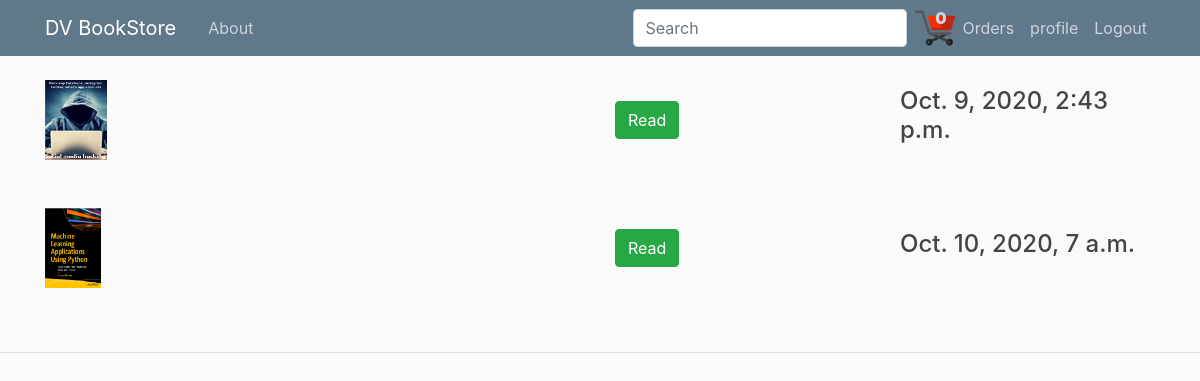
The page /books/orders (signed in) on the database its author committed.
### books/models.py (models this page shows, shortened)
class Order(models.Model):
    user = models.ForeignKey(get_user_model(), on_delete=models.CASCADE)
    date_of_order = models.DateTimeField(auto_now_add=True)
    order_completion_status = models.BooleanField(default=False)
    @property
    def get_total_cart_items(self):
        order_items = self.orderitem_set.all()
        total = sum([item.quantity for item in order_items])
        return total

class OrderItem(models.Model):
    book = models.ForeignKey(Book, on_delete=models.SET_NULL, blank=True, null=True)
    order = models.ForeignKey(Order, on_delete=models.SET_NULL, blank=True, null=True)
    quantity = models.IntegerField(default=0, null=True, blank=True)

class Book(models.Model):
    title = models.CharField(max_length=500)
    price = models.DecimalField(max_digits=5, decimal_places=2)
    author = models.CharField(max_length=150)
    eBook = models.BooleanField(default=False)
    image = models.ImageField(null=True, blank=True, max_length=500)
    pdf = models.FileField(upload_to='pdf', default="default.pdf", max_length=500)
    description = models.TextField(default="This books does not contain any description. Please refer to author and title of the Book")

### books/views.py (the view)
# urls.py: path('books/orders', completed_orders, name="completed_orders"),
@login_required
def completed_orders(request):
    orderItems = []
    ongoing_order, craeted = Order.objects.get_or_create(user=request.user, order_completion_status=False)
    orders = Order.objects.filter(user=request.user, order_completion_status=True)
    for order in orders:
        orderItemset = order.orderitem_set.all()
        for Items in orderItemset:
            orderItems.append(Items)
    context = {'orderItems':orderItems, 'order':ongoing_order}
    return render(request, 'completed_orders.html', context)

### templates/completed_orders.html (shortened to what this page needs)
{% extends '_base.html' %}
{% block cartvalue %}{{order.get_total_cart_items}}{% endblock cartvalue %}
{% block content %}
    <div class="container">
        {% for item in orderItems %}
        <div class="row  align-items-center">
            <div class="col-md-6">
                <img class="checkout-thumbnail" src="{{item.book.image.url}}" alt="{{item.book.title}}">
            </div>
            <div class="col-md-3">
                <a class="btn btn-success" href="{% url 'read' item.book.id %}">Read</a>
            </div>
            <div class="col-md-3">
                <h4>{{item.order.date_of_order}}</h4>
            </div>
        </div>
        <br>
            <br>
        {% endfor %}
    </div>
    <hr>
{% endblock %}

### static/css/base.css (style rules this page uses)
body { background: #fafafa; color: #333333; margin-top: 5rem; }
h1, h2, h3, h4, h5, h6 { color: #444444; }
.checkout-thumbnail { height: 80px; }

### rows shown on the page
Order: get_total_cart_items "0"
OrderItem: book.image (picture), order.date_of_order "Oct. 9, 2020, 2:43 p.m."
OrderItem: book.image (picture), order.date_of_order "Oct. 10, 2020, 7 a.m."
